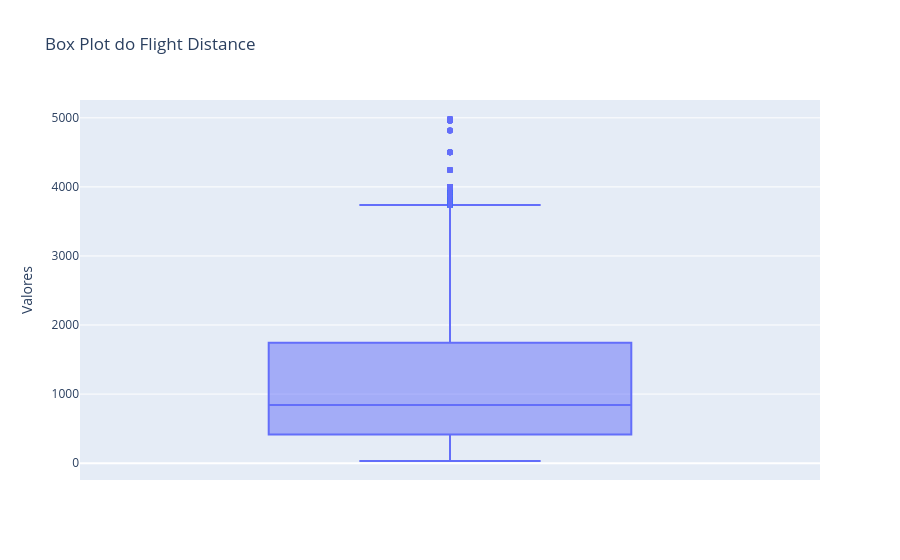

Write notebook code for a chart like this one.
### Code cell
import plotly.express as px

fig = px.box(df, y='Flight Distance', title='Box Plot do Flight Distance', labels={'Flight Distance': 'Valores'})
fig.show()

### Figure 1 — Plotly figure (JSON) as saved in the notebook; plotly's stock layout.template omitted (floating-point values rounded to 4 significant figures; data arrays with more than 128 entries replaced by an {"elided": "..."} marker saying what was removed)
{"data": [{"alignmentgroup": "True", "hovertemplate": "Valores=%{y}<extra></extra>", "legendgroup": "", "marker": {"color": "#636efa"}, "name": "", "notched": false, "offsetgroup": "", "orientation": "v", "showlegend": false, "type": "box", "x0": " ", "xaxis": "x", "y": {"elided": "103904 int values"}, "y0": " ", "yaxis": "y"}], "layout": {"boxmode": "group", "legend": {"tracegroupgap": 0}, "title": {"text": "Box Plot do Flight Distance"}, "xaxis": {"anchor": "y", "domain": [0, 1]}, "yaxis": {"anchor": "x", "domain": [0, 1], "title": {"text": "Valores"}}}}
